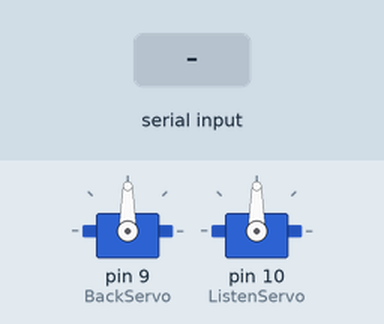
Simulated run of this sketch. Board: Arduino Uno, built with avr-gcc and run on an emulated ATmega328P. Parts: 2 × servo. The inputs (shaded band) are chosen by the test bench.

Above: at 1.2 s.
1.3 s: "a" received over Serial
At 1.45 s:
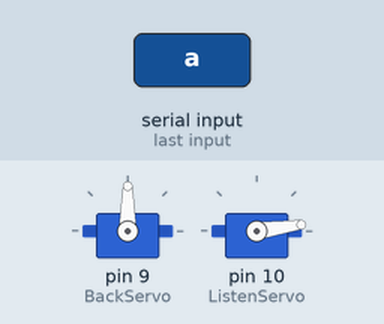
4.3 s: "x" received over Serial
At 4.46 s:
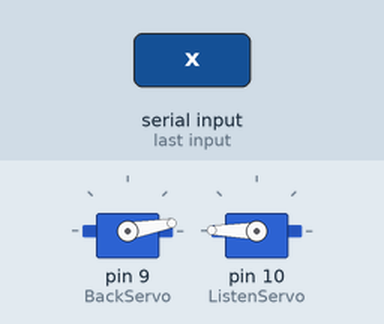
7.3 s: "b" received over Serial
At 7.49 s:
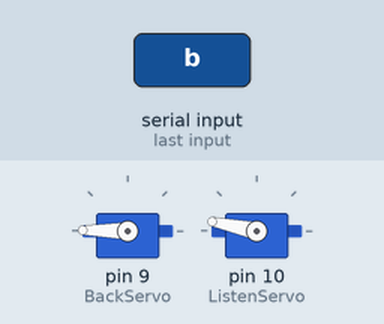
10.3 s: "y" received over Serial
13.3 s: "a" received over Serial
16.3 s: "z" received over Serial
At 16.9 s:
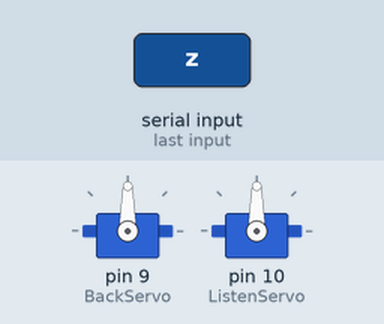
Timing chart, 0 to 18.8 s (numbered marks = the images above; inputs shaded):
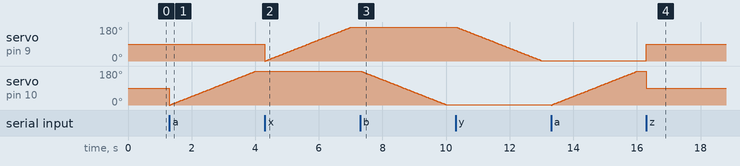

The sketch:

SerSer.ino
```cpp
#define BACK_PIN 9
#define LISTEN_PIN 10

#include <Servo.h>

Servo ListenServo;
Servo BackServo;

int pos = 0;

int CommandIn;

void setup() {
  Serial.begin(57600);

  BackServo.attach(9);
  ListenServo.attach(10);
}

void loop() {
  //if we have some incomming serial data then..
  if (Serial.available() > 0)
  {
    //read 1 byte from the data sent by the pc
    CommandIn = Serial.read();
    //test if the pc sent an 'a' or 'b'
    switch (CommandIn)
    {
      case 'a':
        {
          //listen loop on
          for (pos = 0; pos < 180; pos += 1) // goes from 0 degrees to 180 degrees
          { // in steps of 1 degree
            ListenServo.write(pos);              // tell servo to go to position in variable 'pos'
            delay(15);                       // waits 15ms for the servo to reach the position
          }

          break;
        }
      case 'b':
        {
          //listen loop off
          for (pos = 180; pos >= 1; pos -= 1) // goes from 180 degrees to 0 degrees
          {
            ListenServo.write(pos);              // tell servo to go to position in variable 'pos'
            delay(15);                       // waits 15ms for the servo to reach the position
          }
          break;
        }
      case 'x':
        {
          //listen loop off
          for (pos = 0; pos < 180; pos += 1) // goes from 180 degrees to 0 degrees
          {
            BackServo.write(pos);              // tell servo to go to position in variable 'pos'
            delay(15);                       // waits 15ms for the servo to reach the position
          }
          //back loop on
          break;
        }
      case 'y':
        {
          //back loop off

          for (pos = 180; pos >= 1; pos -= 1) // goes from 180 degrees to 0 degrees
          {
            BackServo.write(pos);              // tell servo to go to position in variable 'pos'
            delay(15);                       // waits 15ms for the servo to reach the position
          }
          break;
        }
      case 'z':
        {
          //rest position, to not overload it

          pos = 0;
          BackServo.write(90);
          ListenServo.write(90);

          delay(50);

          break;
        }
      default:
        {
          Serial.write(CommandIn);
          for (pos = 0; pos < 180; pos += 1) // goes from 0 degrees to 180 degrees
          { // in steps of 1 degree
            ListenServo.write(pos);              // tell servo to go to position in variable 'pos'
            delay(1);                       // waits 15ms for the servo to reach the position
          }
          for (pos = 180; pos >= 1; pos -= 1) // goes from 180 degrees to 0 degrees
          {
            BackServo.write(pos);              // tell servo to go to position in variable 'pos'
            delay(1);                       // waits 15ms for the servo to reach the position
          }
          break;
        }
    }
  }
}
```

Measured:
- after the input at 16.3 s, servo on pin 9 (BackServo): 1° → 90° at once; servo on pin 10 (ListenServo): 179° → 90° at once
